Frame 1 (no input): blank canvas, image omitted
Frame 60 (no input): blank canvas, image omitted
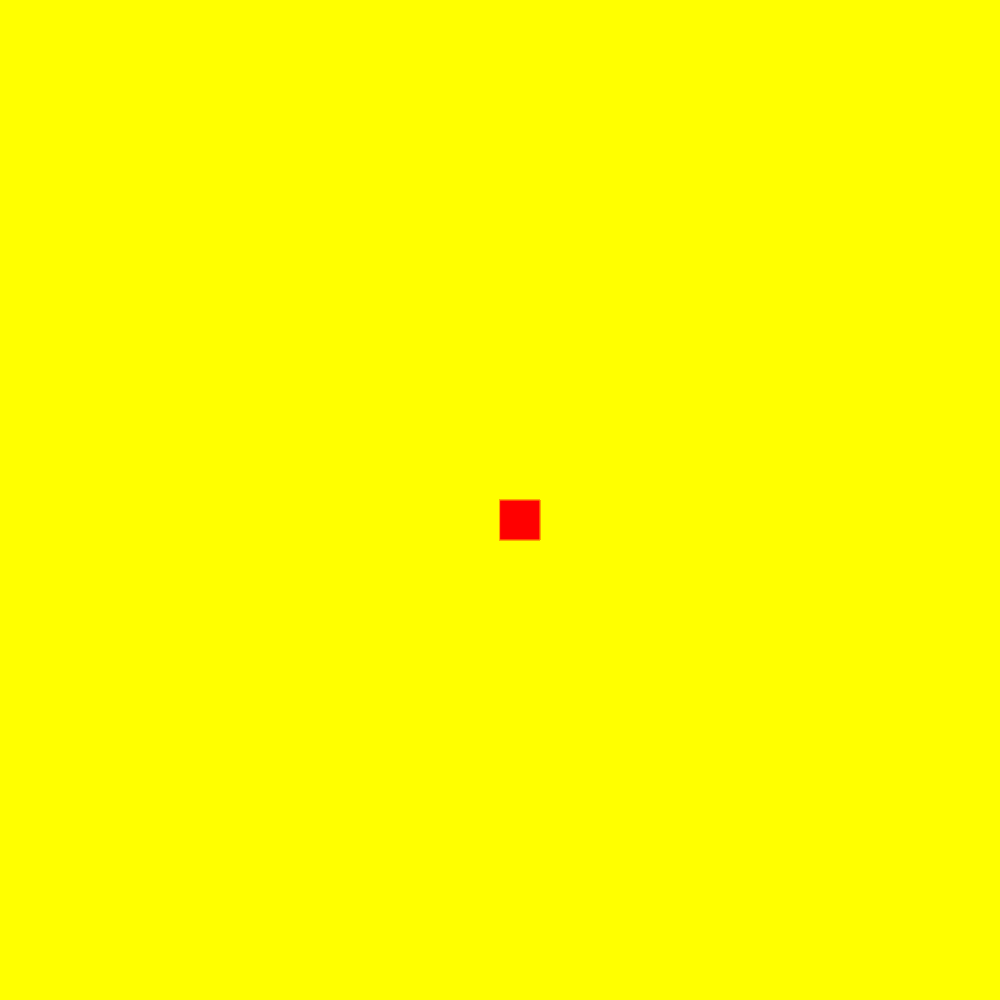
Frame 120 (the mouse pressed at the canvas centre since frame 60)

The p5.js sketch whose frames 1 and 60 were blank and that drew this single picture after the mouse press (run headless with seeded random() and noise() and a simulated clock; from frame 60 on, the mouse is pressed at the canvas centre):

// p5.js sketch
// ── sketch.js
function setup() {
  createCanvas(1000, 1000)
  background("yellow");
}

function draw() {
  stroke("orange");
  fill("red");//


if(mouseIsPressed){
  rect(mouseX, mouseY, 40, 40);
}
}
